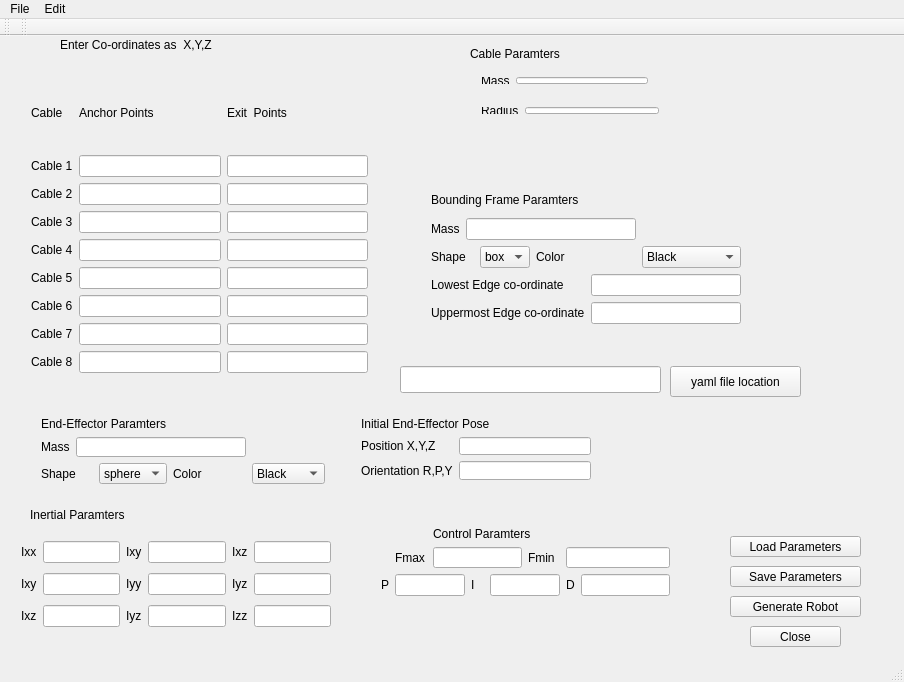
<?xml version="1.0" encoding="UTF-8"?>
<ui version="4.0">
 <class>CableDrivenParalleRobot</class>
 <widget class="QMainWindow" name="CableDrivenParalleRobot">
  <property name="enabled">
   <bool>true</bool>
  </property>

  <property name="geometry">
   <rect>
    <x>0</x>
    <y>0</y>
    <width>904</width>
    <height>682</height>
   </rect>
  </property>

  <property name="sizePolicy">
   <sizepolicy hsizetype="Fixed" vsizetype="Fixed">
    <horstretch>0</horstretch>
    <verstretch>0</verstretch>
   </sizepolicy>
  </property>

  <property name="minimumSize">
   <size>
    <width>904</width>
    <height>682</height>
   </size>
  </property>
  <property name="maximumSize">
   <size>
    <width>904</width>
    <height>682</height>
   </size>
  </property>

  <property name="windowTitle">
   <string>CableDrivenParalleRobot</string>
  </property>

  <widget class="QWidget" name="centralWidget">
   <widget class="QPushButton" name="pushButton">
    <property name="geometry">
     <rect>
      <x>750</x>
      <y>590</y>
      <width>91</width>
      <height>21</height>
     </rect>
    </property>
    <property name="text">
     <string>Close</string>
    </property>
   </widget>

   <widget class="QPushButton" name="pushButton_2">
    <property name="geometry">
     <rect>
      <x>730</x>
      <y>530</y>
      <width>131</width>
      <height>21</height>
     </rect>
    </property>
    <property name="text">
     <string>Save Parameters</string>
    </property>
   </widget>

   <widget class="QLabel" name="label_16">
    <property name="geometry">
     <rect>
      <x>470</x>
      <y>10</y>
      <width>131</width>
      <height>16</height>
     </rect>
    </property>
    <property name="text">
     <string>Cable Paramters</string>
    </property>
   </widget>
   <widget class="QWidget" name="layoutWidget">
    <property name="geometry">
     <rect>
      <x>20</x>
      <y>30</y>
      <width>359</width>
      <height>318</height>
     </rect>
    </property>
    <layout class="QGridLayout" name="gridLayout_2">
     <item row="0" column="0" colspan="3">
      <layout class="QGridLayout" name="gridLayout">
       <item row="0" column="1">
        <widget class="QLabel" name="label">
         <property name="text">
          <string>Anchor Points</string>
         </property>
        </widget>
       </item>
       <item row="0" column="2">
        <widget class="QLabel" name="label_2">
         <property name="text">
          <string>Exit  Points</string>
         </property>
        </widget>
       </item>
       <item row="1" column="0">
        <widget class="QLabel" name="label_3">
         <property name="text">
          <string>Cable 1</string>
         </property>
        </widget>
       </item>
       <item row="1" column="1">
        <widget class="QLineEdit" name="anchorpoint1"/>
       </item>
       <item row="2" column="0">
        <widget class="QLabel" name="label_4">
         <property name="text">
          <string>Cable 2</string>
         </property>
        </widget>
       </item>
       <item row="2" column="1">
        <widget class="QLineEdit" name="anchorpoint2"/>
       </item>
       <item row="2" column="2">
        <widget class="QLineEdit" name="exitpoint2"/>
       </item>
       <item row="3" column="0">
        <widget class="QLabel" name="label_5">
         <property name="text">
          <string>Cable 3</string>
         </property>
        </widget>
       </item>
       <item row="3" column="1">
        <widget class="QLineEdit" name="anchorpoint3"/>
       </item>
       <item row="0" column="0">
        <widget class="QLabel" name="label_12">
         <property name="text">
          <string>Cable</string>
         </property>
        </widget>
       </item>
       <item row="3" column="2">
        <widget class="QLineEdit" name="exitpoint3"/>
       </item>
       <item row="1" column="2">
        <widget class="QLineEdit" name="exitpoint1"/>
       </item>
      </layout>
     </item>
     <item row="1" column="0">
      <widget class="QLabel" name="label_7">
       <property name="text">
        <string>Cable 4</string>
       </property>
      </widget>
     </item>
     <item row="1" column="1">
      <widget class="QLineEdit" name="anchorpoint4"/>
     </item>
     <item row="1" column="2">
      <widget class="QLineEdit" name="exitpoint4"/>
     </item>
     <item row="2" column="0">
      <widget class="QLabel" name="label_8">
       <property name="text">
        <string>Cable 5</string>
       </property>
      </widget>
     </item>
     <item row="2" column="1">
      <widget class="QLineEdit" name="anchorpoint5"/>
     </item>
     <item row="2" column="2">
      <widget class="QLineEdit" name="exitpoint5"/>
     </item>
     <item row="3" column="0">
      <widget class="QLabel" name="label_9">
       <property name="text">
        <string>Cable 6</string>
       </property>
      </widget>
     </item>
     <item row="3" column="1">
      <widget class="QLineEdit" name="anchorpoint6"/>
     </item>
     <item row="4" column="0">
      <widget class="QLabel" name="label_10">
       <property name="text">
        <string>Cable 7</string>
       </property>
      </widget>
     </item>
     <item row="4" column="1">
      <widget class="QLineEdit" name="anchorpoint7"/>
     </item>
     <item row="4" column="2">
      <widget class="QLineEdit" name="exitpoint7"/>
     </item>
     <item row="5" column="0">
      <widget class="QLabel" name="label_11">
       <property name="text">
        <string>Cable 8</string>
       </property>
      </widget>
     </item>
     <item row="5" column="2">
      <widget class="QLineEdit" name="exitpoint8"/>
     </item>
     <item row="5" column="1">
      <widget class="QLineEdit" name="anchorpoint8"/>
     </item>
     <item row="3" column="2">
      <widget class="QLineEdit" name="exitpoint6"/>
     </item>
    </layout>
   </widget>
   <widget class="QWidget" name="layoutWidget">
    <property name="geometry">
     <rect>
      <x>470</x>
      <y>30</y>
      <width>189</width>
      <height>29</height>
     </rect>
    </property>
    <layout class="QHBoxLayout" name="horizontalLayout_3">
     <item>
      <widget class="QLabel" name="label_17">
       <property name="text">
        <string>Mass</string>
       </property>
      </widget>
     </item>
     <item>
      <widget class="QLineEdit" name="CableMass"/>
     </item>
    </layout>
   </widget>
   <widget class="QWidget" name="layoutWidget">
    <property name="geometry">
     <rect>
      <x>470</x>
      <y>60</y>
      <width>200</width>
      <height>29</height>
     </rect>
    </property>
    <layout class="QHBoxLayout" name="horizontalLayout_4">
     <item>
      <widget class="QLabel" name="label_18">
       <property name="text">
        <string>Radius</string>
       </property>
      </widget>
     </item>
     <item>
      <widget class="QLineEdit" name="CableRadius"/>
     </item>
    </layout>
   </widget>
   <widget class="QPushButton" name="pushButton_3">
    <property name="geometry">
     <rect>
      <x>730</x>
      <y>500</y>
      <width>131</width>
      <height>21</height>
     </rect>
    </property>
    <property name="text">
     <string>Load Parameters</string>
    </property>
   </widget>
   <widget class="QLabel" name="label_19">
    <property name="geometry">
     <rect>
      <x>30</x>
      <y>470</y>
      <width>121</width>
      <height>17</height>
     </rect>
    </property>
    <property name="text">
     <string>Inertial Paramters</string>
    </property>
   </widget>
   <widget class="QLabel" name="label_29">
    <property name="geometry">
     <rect>
      <x>60</x>
      <y>0</y>
      <width>191</width>
      <height>17</height>
     </rect>
    </property>
    <property name="text">
     <string>Enter Co-ordinates as  X,Y,Z</string>
    </property>
   </widget>
   <widget class="QLineEdit" name="CableMass_3">
    <property name="geometry">
     <rect>
      <x>575</x>
      <y>756</y>
      <width>81</width>
      <height>27</height>
     </rect>
    </property>
   </widget>
   <widget class="QWidget" name="layoutWidget">
    <property name="geometry">
     <rect>
      <x>10</x>
      <y>490</y>
      <width>332</width>
      <height>118</height>
     </rect>
    </property>
    <layout class="QGridLayout" name="gridLayout_3">
     <item row="1" column="2">
      <widget class="QLabel" name="label_24">
       <property name="text">
        <string>Iyy</string>
       </property>
      </widget>
     </item>
     <item row="1" column="3">
      <widget class="QLineEdit" name="Inertialyy"/>
     </item>
     <item row="2" column="0">
      <widget class="QLabel" name="label_26">
       <property name="text">
        <string>Ixz</string>
       </property>
      </widget>
     </item>
     <item row="1" column="5">
      <widget class="QLineEdit" name="Inertialyz"/>
     </item>
     <item row="2" column="2">
      <widget class="QLabel" name="label_27">
       <property name="text">
        <string>Iyz</string>
       </property>
      </widget>
     </item>
     <item row="2" column="3">
      <widget class="QLineEdit" name="Inertialyz_2"/>
     </item>
     <item row="2" column="4">
      <widget class="QLabel" name="label_25">
       <property name="text">
        <string>Izz</string>
       </property>
      </widget>
     </item>
     <item row="0" column="3">
      <widget class="QLineEdit" name="Inertialxy"/>
     </item>
     <item row="0" column="0">
      <widget class="QLabel" name="label_6">
       <property name="text">
        <string>Ixx</string>
       </property>
      </widget>
     </item>
     <item row="0" column="1">
      <widget class="QLineEdit" name="Inertialxx"/>
     </item>
     <item row="0" column="2">
      <widget class="QLabel" name="label_20">
       <property name="text">
        <string>Ixy</string>
       </property>
      </widget>
     </item>
     <item row="0" column="5">
      <widget class="QLineEdit" name="Inertialxz"/>
     </item>
     <item row="1" column="1">
      <widget class="QLineEdit" name="Inertialxy_2"/>
     </item>
     <item row="0" column="4">
      <widget class="QLabel" name="label_21">
       <property name="text">
        <string>Ixz</string>
       </property>
      </widget>
     </item>
     <item row="1" column="4">
      <widget class="QLabel" name="label_22">
       <property name="text">
        <string>Iyz</string>
       </property>
      </widget>
     </item>
     <item row="2" column="1">
      <widget class="QLineEdit" name="Inertialxz_2"/>
     </item>
     <item row="1" column="0">
      <widget class="QLabel" name="label_23">
       <property name="text">
        <string>Ixy</string>
       </property>
      </widget>
     </item>
     <item row="2" column="5">
      <widget class="QLineEdit" name="Inertialzz"/>
     </item>
    </layout>
   </widget>
   <widget class="QWidget" name="layoutWidget">
    <property name="geometry">
     <rect>
      <x>30</x>
      <y>370</y>
      <width>306</width>
      <height>89</height>
     </rect>
    </property>
    <layout class="QGridLayout" name="gridLayout_4">
     <item row="2" column="1">
      <widget class="QLabel" name="label_28">
       <property name="text">
        <string>Color</string>
       </property>
      </widget>
     </item>
     <item row="1" column="0" colspan="2">
      <layout class="QHBoxLayout" name="horizontalLayout">
       <item>
        <widget class="QLabel" name="label_13">
         <property name="text">
          <string>Mass</string>
         </property>
        </widget>
       </item>
       <item>
        <widget class="QLineEdit" name="endeffMass"/>
       </item>
      </layout>
     </item>
     <item row="2" column="2">
      <widget class="QComboBox" name="endEffShape_2">
       <item>
        <property name="text">
         <string>Black</string>
        </property>
       </item>
       <item>
        <property name="text">
         <string>Blue</string>
        </property>
       </item>
       <item>
        <property name="text">
         <string>Grey</string>
        </property>
       </item>
       <item>
        <property name="text">
         <string>Yellow</string>
        </property>
       </item>
       <item>
        <property name="text">
         <string>Green</string>
        </property>
       </item>
       <item>
        <property name="text">
         <string>White</string>
        </property>
       </item>
       <item>
        <property name="text">
         <string>Orange</string>
        </property>
       </item>
       <item>
        <property name="text">
         <string>Red</string>
        </property>
       </item>
      </widget>
     </item>
     <item row="2" column="0">
      <layout class="QHBoxLayout" name="horizontalLayout_2">
       <item>
        <widget class="QLabel" name="label_14">
         <property name="text">
          <string>Shape</string>
         </property>
        </widget>
       </item>
       <item>
        <widget class="QComboBox" name="endEffShape">
         <item>
          <property name="text">
           <string>sphere</string>
          </property>
         </item>
         <item>
          <property name="text">
           <string>box</string>
          </property>
         </item>
        </widget>
       </item>
      </layout>
     </item>
     <item row="0" column="0">
      <widget class="QLabel" name="label_15">
       <property name="text">
        <string>End-Effector Paramters</string>
       </property>
      </widget>
     </item>
    </layout>
   </widget>
   <widget class="QWidget" name="layoutWidget">
    <property name="geometry">
     <rect>
      <x>350</x>
      <y>370</y>
      <width>252</width>
      <height>85</height>
     </rect>
    </property>
    <layout class="QGridLayout" name="gridLayout_6">
     <item row="0" column="0" colspan="2">
      <widget class="QLabel" name="label_31">
       <property name="text">
        <string>Initial End-Effector Pose</string>
       </property>
      </widget>
     </item>
     <item row="1" column="0">
      <widget class="QLabel" name="label_37">
       <property name="text">
        <string>Position X,Y,Z</string>
       </property>
      </widget>
     </item>
     <item row="2" column="0">
      <widget class="QLabel" name="label_30">
       <property name="text">
        <string>Orientation R,P,Y</string>
       </property>
      </widget>
     </item>
     <item row="2" column="1">
      <widget class="QLineEdit" name="endeffRPY"/>
     </item>
     <item row="1" column="1">
      <widget class="QLineEdit" name="endeffPosition"/>
     </item>
    </layout>
   </widget>
   <widget class="QWidget" name="layoutWidget">
    <property name="geometry">
     <rect>
      <x>420</x>
      <y>140</y>
      <width>332</width>
      <height>159</height>
     </rect>
    </property>
    <layout class="QGridLayout" name="gridLayout_9">
     <item row="0" column="0">
      <layout class="QGridLayout" name="gridLayout_7">
       <item row="2" column="2">
        <widget class="QComboBox" name="endEffShape_5">
         <item>
          <property name="text">
           <string>Black</string>
          </property>
         </item>
         <item>
          <property name="text">
           <string>Blue</string>
          </property>
         </item>
         <item>
          <property name="text">
           <string>Grey</string>
          </property>
         </item>
         <item>
          <property name="text">
           <string>Yellow</string>
          </property>
         </item>
         <item>
          <property name="text">
           <string>Green</string>
          </property>
         </item>
         <item>
          <property name="text">
           <string>White</string>
          </property>
         </item>
         <item>
          <property name="text">
           <string>Orange</string>
          </property>
         </item>
         <item>
          <property name="text">
           <string>Red</string>
          </property>
         </item>
        </widget>
       </item>
       <item row="2" column="0">
        <layout class="QHBoxLayout" name="horizontalLayout_8">
         <item>
          <widget class="QLabel" name="label_40">
           <property name="text">
            <string>Shape</string>
           </property>
          </widget>
         </item>
         <item>
          <widget class="QComboBox" name="endEffShape_6">
           <item>
            <property name="text">
             <string>box</string>
            </property>
           </item>
          </widget>
         </item>
        </layout>
       </item>
       <item row="1" column="0" colspan="2">
        <layout class="QHBoxLayout" name="horizontalLayout_7">
         <item>
          <widget class="QLabel" name="label_39">
           <property name="text">
            <string>Mass</string>
           </property>
          </widget>
         </item>
         <item>
          <widget class="QLineEdit" name="endeffMass_3"/>
         </item>
        </layout>
       </item>
       <item row="2" column="1">
        <widget class="QLabel" name="label_38">
         <property name="text">
          <string>Color</string>
         </property>
        </widget>
       </item>
       <item row="0" column="0" colspan="2">
        <widget class="QLabel" name="label_41">
         <property name="text">
          <string>Bounding Frame Paramters</string>
         </property>
        </widget>
       </item>
      </layout>
     </item>
     <item row="1" column="0">
      <layout class="QGridLayout" name="gridLayout_8">
       <item row="1" column="1">
        <widget class="QLineEdit" name="lowerframe"/>
       </item>
       <item row="2" column="1">
        <widget class="QLineEdit" name="upperframe"/>
       </item>
       <item row="1" column="0">
        <widget class="QLabel" name="label_43">
         <property name="text">
          <string>Lowest Edge co-ordinate</string>
         </property>
        </widget>
       </item>
       <item row="2" column="0">
        <widget class="QLabel" name="label_44">
         <property name="text">
          <string>Uppermost Edge co-ordinate</string>
         </property>
        </widget>
       </item>
      </layout>
     </item>
    </layout>
   </widget>
   <widget class="QLabel" name="label_55">
    <property name="geometry">
     <rect>
      <x>850</x>
      <y>1060</y>
      <width>41</width>
      <height>27</height>
     </rect>
    </property>
    <property name="text">
     <string>Fmin</string>
    </property>
   </widget>
   <widget class="QWidget" name="layoutWidget">
    <property name="geometry">
     <rect>
      <x>370</x>
      <y>480</y>
      <width>311</width>
      <height>91</height>
     </rect>
    </property>
    <layout class="QGridLayout" name="gridLayout_5">
     <item row="1" column="1">
      <widget class="QLabel" name="label_34">
       <property name="text">
        <string>Fmax</string>
       </property>
      </widget>
     </item>
     <item row="1" column="5">
      <widget class="QLabel" name="label_35">
       <property name="text">
        <string>Fmin</string>
       </property>
      </widget>
     </item>
     <item row="1" column="2" colspan="3">
      <widget class="QLineEdit" name="fmax"/>
     </item>
     <item row="2" column="3">
      <widget class="QLabel" name="label_54">
       <property name="text">
        <string>I</string>
       </property>
      </widget>
     </item>
     <item row="2" column="1" colspan="2">
      <widget class="QLineEdit" name="P"/>
     </item>
     <item row="1" column="6" colspan="2">
      <widget class="QLineEdit" name="fmin"/>
     </item>
     <item row="2" column="0">
      <widget class="QLabel" name="label_36">
       <property name="text">
        <string>P</string>
       </property>
      </widget>
     </item>
     <item row="2" column="7">
      <widget class="QLineEdit" name="d"/>
     </item>
     <item row="2" column="4" colspan="2">
      <widget class="QLineEdit" name="I"/>
     </item>
     <item row="2" column="6">
      <widget class="QLabel" name="label_33">
       <property name="text">
        <string>D</string>
       </property>
      </widget>
     </item>
     <item row="0" column="2" colspan="6">
      <widget class="QLabel" name="label_32">
       <property name="text">
        <string>Control Paramters</string>
       </property>
      </widget>
     </item>
    </layout>
   </widget>
   <widget class="QPushButton" name="pushButton_4">
    <property name="geometry">
     <rect>
      <x>730</x>
      <y>560</y>
      <width>131</width>
      <height>21</height>
     </rect>
    </property>
    <property name="text">
     <string>Generate Robot</string>
    </property>
   </widget>
   <widget class="QLineEdit" name="YAMLFILE">
    <property name="geometry">
     <rect>
      <x>400</x>
      <y>330</y>
      <width>261</width>
      <height>27</height>
     </rect>
    </property>
   </widget>
   <widget class="QPushButton" name="pushButton_5">
    <property name="geometry">
     <rect>
      <x>670</x>
      <y>330</y>
      <width>131</width>
      <height>31</height>
     </rect>
    </property>
    <property name="text">
     <string>yaml file location</string>
    </property>
   </widget>
   <zorder>layoutWidget</zorder>
   <zorder>layoutWidget</zorder>
   <zorder>layoutWidget</zorder>
   <zorder>pushButton</zorder>
   <zorder>pushButton_2</zorder>
   <zorder>label_16</zorder>
   <zorder>layoutWidget</zorder>
   <zorder>layoutWidget</zorder>
   <zorder>layoutWidget</zorder>
   <zorder>layoutWidget</zorder>
   <zorder>layoutWidget</zorder>
   <zorder>pushButton_3</zorder>
   <zorder>label_19</zorder>
   <zorder>label_29</zorder>
   <zorder>CableMass_3</zorder>
   <zorder>label_55</zorder>
   <zorder>pushButton_4</zorder>
   <zorder>YAMLFILE</zorder>
   <zorder>pushButton_5</zorder>
  </widget>
  <widget class="QMenuBar" name="menuBar">
   <property name="geometry">
    <rect>
     <x>0</x>
     <y>0</y>
     <width>904</width>
     <height>25</height>
    </rect>
   </property>
   <widget class="QMenu" name="menuCDPR_Parameters">
    <property name="title">
     <string>File</string>
    </property>
    <widget class="QMenu" name="menuImport">
     <property name="title">
      <string>Import</string>
     </property>
     <addaction name="actionFile"/>
     <addaction name="actionRobot"/>
    </widget>
    <addaction name="actionNew_Window"/>
    <addaction name="actionClose"/>
    <addaction name="menuImport"/>
   </widget>
   <widget class="QMenu" name="menuEdit">
    <property name="title">
     <string>Edit</string>
    </property>
    <addaction name="actionCopy"/>
    <addaction name="actionPaste"/>
    <addaction name="actionClear"/>
   </widget>
   <addaction name="menuCDPR_Parameters"/>
   <addaction name="menuEdit"/>
  </widget>
  <widget class="QToolBar" name="mainToolBar">
   <attribute name="toolBarArea">
    <enum>TopToolBarArea</enum>
   </attribute>
   <attribute name="toolBarBreak">
    <bool>false</bool>
   </attribute>
  </widget>
  <widget class="QStatusBar" name="statusBar"/>
  <widget class="QToolBar" name="toolBar">
   <property name="windowTitle">
    <string>toolBar</string>
   </property>
   <attribute name="toolBarArea">
    <enum>TopToolBarArea</enum>
   </attribute>
   <attribute name="toolBarBreak">
    <bool>false</bool>
   </attribute>
  </widget>
  <action name="actionNew_Window">
   <property name="text">
    <string>Open</string>
   </property>
  </action>
  <action name="actionClose">
   <property name="text">
    <string>Close</string>
   </property>
  </action>
  <action name="actionFile">
   <property name="text">
    <string>File</string>
   </property>
  </action>
  <action name="actionRobot">
   <property name="text">
    <string>Robot</string>
   </property>
  </action>
  <action name="actionCopy">
   <property name="text">
    <string>Copy</string>
   </property>
  </action>
  <action name="actionPaste">
   <property name="text">
    <string>Paste</string>
   </property>
  </action>
  <action name="actionClear">
   <property name="text">
    <string>Clear</string>
   </property>
  </action>
 </widget>
 <layoutdefault spacing="6" margin="11"/>
 <resources/>
 <connections>
  <connection>
   <sender>pushButton</sender>
   <signal>clicked()</signal>
   <receiver>CableDrivenParalleRobot</receiver>
   <slot>close()</slot>
   <hints>
    <hint type="sourcelabel">
     <x>760</x>
     <y>400</y>
    </hint>
    <hint type="destinationlabel">
     <x>419</x>
     <y>131</y>
    </hint>
   </hints>
  </connection>
 </connections>
</ui>
